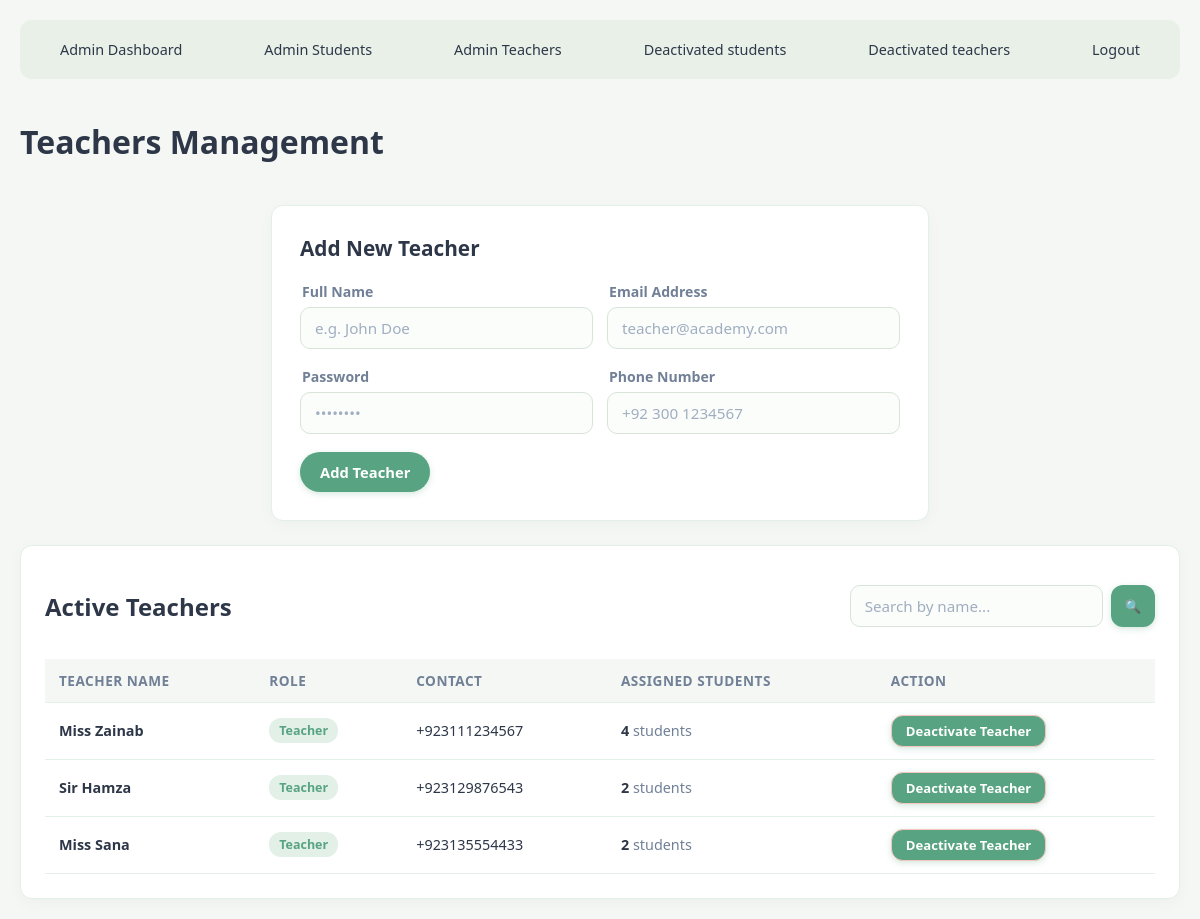
The page /admin/teachers (signed in) on the database its author committed.
### tables this page shows
CREATE TABLE users (
    id INTEGER PRIMARY KEY AUTOINCREMENT,
    full_name TEXT NOT NULL,
    email TEXT UNIQUE NOT NULL,
    password_hash TEXT NOT NULL,
    role TEXT CHECK(role IN ('admin', 'teacher')) NOT NULL DEFAULT 'teacher',
    phone_number TEXT,
    is_active INTEGER DEFAULT 1,
    must_change_password INTEGER DEFAULT 1,
    class_days TEXT,
    class_time TEXT,
    created_at DATETIME DEFAULT CURRENT_TIMESTAMP
);

### app.py (the view)
@app.route("/admin/teachers")
@login_required
@role_required("admin")
def admin_teachers_list():
    search_query = request.args.get("search", "").strip()
    sql = """
        SELECT
            users.id AS teacher_id,
            users.full_name AS teacher_name,
            users.phone_number,
            users.role,
            COUNT(DISTINCT students.id) AS student_count
        FROM users
        LEFT JOIN students
            ON users.id = students.assigned_teacher_id
            AND students.is_active = 1
        WHERE users.role = 'teacher' AND users.is_active = 1
    """
    params = []
    if search_query:
        sql += " AND users.full_name LIKE ?"
        params.append(f"%{search_query}%")
    sql += " GROUP BY users.id"
    rows = db_execute(sql, tuple(params))
    return render_template("admin_teachers_list.html", rows=rows)

### app.py (called while the page is built)
def db_execute(query, params=()):
    conn = sqlite3.connect("academy.db")
    conn.row_factory = sqlite3.Row
    cursor = conn.cursor()
    cursor.execute(query, params)
    if query.strip().upper().startswith("SELECT"):
        results = cursor.fetchall()
    else:
        results = None
        conn.commit()
    conn.close()
    return results

def login_required(f):
    @wraps(f)
    def decorated_function(*args, **kwargs):
        if "user_id" not in session:
            flash("Please log in first.", "danger")
            return redirect(url_for("login"))
        return f(*args, **kwargs)
    return decorated_function

def role_required(required_role):
    def decorator(f):
        @wraps(f)
        def decorated_function(*args, **kwargs):
            if session.get("role") != required_role:
                flash("Unauthorized access.", "danger")
                return redirect(url_for("login"))
            return f(*args, **kwargs)
        return decorated_function
    return decorator

### templates/admin_teachers_list.html
{% extends 'base.html' %}
{% block content %}
<div class="page-header">
    <h1>Teachers Management</h1>
</div>
<div class="form-card" style="max-width: 600px;">
    <h2 class="form-title">Add New Teacher</h2>
    <form action="{{ url_for('admin_create_teacher') }}" method="POST">
        <div class="form-grid-2">
            <div class="form-group">
                <label>Full Name</label>
                <input type="text" name="name" autofocus autocomplete="off" placeholder="e.g. John Doe" required>
            </div>
            <div class="form-group">
                <label>Email Address</label>
                <input type="email" name="email" autocomplete="off" placeholder="teacher@academy.com" required>
            </div>
        </div>
        <div class="form-grid-2">
            <div class="form-group">
                <label>Password</label>
                <input type="password" name="password" autocomplete="off" placeholder="••••••••" required>
            </div>
            <div class="form-group">
                <label>Phone Number</label>
                <input type="text" name="phone_number" autocomplete="off" placeholder="+92 300 1234567" required>
            </div>
        </div>
        <button type="submit" class="btn-primary btn-block">Add Teacher</button>
    </form>
</div>
<div class="table-section-card">
    <div class="table-header-tools">
        <h2>Active Teachers</h2>
        <form action="{{ url_for('admin_teachers_list') }}" method="GET" class="search-form">
            <input type="text" name="search" autocomplete="off" placeholder="Search by name..." value="{{ request.args.get('search', '') }}">
            <button type="submit" class="btn-primary btn-sm">🔍</button>
        </form>
    </div>
    <div class="table-wrapper">
        <table>
            <thead>
                <tr>
                    <th>Teacher Name</th>
                    <th>Role</th>
                    <th>Contact</th>
                    <th>Assigned Students</th>
                    <th>Action</th>
                </tr>
            </thead>
            <tbody>
                {% for row in rows %}
                    <tr>
                        <td><strong>{{ row['teacher_name'] }}</strong></td>
                        <td>
                            <span class="badge badge-active">
                                {{ row['role'] | capitalize }}
                            </span>
                        </td>
                        <td>{{ row['phone_number'] or 'N/A' }}</td>
                        <td>
                            <strong>{{ row['student_count'] }}</strong>
                            <span class="text-muted">student{% if row['student_count'] != 1 %}s{% endif %}</span>
                        </td>
                        <td>
                            <form action="/admin/teachers/deactivate/{{ row['teacher_id'] }}" method="POST" class="inline-form">
                                <button type="submit" class="btn-outline-danger btn-sm">Deactivate Teacher</button>
                            </form>
                        </td>
                    </tr>
                {% else %}
                    <tr>
                        <td colspan="5" style="text-align: center; color: var(--text-muted);">No active teachers found.</td>
                    </tr>
                {% endfor %}
            </tbody>
        </table>
    </div>
</div>
{% endblock %}

### static/style.css (style rules this page uses)
:root { --bg-main: #f4f7f4; --card-bg: #ffffff; --nav-bg: #e8f0e8; --text-main: #2d3748; --text-muted: #718096; --accent: #58a381; --accent-light: #e2f0e8; --border-radius: 12px; }
body { background-color: var(--bg-main); color: var(--text-main); font-family: system-ui, -apple-system, BlinkMacSystemFont, 'Segoe UI', Roboto, sans-serif; margin: 0; padding: 20px; }
.form-card { background-color: var(--card-bg); border-radius: var(--border-radius); padding: 28px; max-width: 480px; margin: 0 auto 24px auto; box-shadow: 0 4px 16px rgba(0, 0, 0, 0.03); border: 1px solid var(--accent-light); }
.form-title { margin-top: 0; margin-bottom: 20px; font-size: 1.3rem; color: var(--text-main); font-weight: 600; }
.form-group { display: flex; flex-direction: column; gap: 6px; margin-bottom: 18px; }
.page-header { display: flex; justify-content: space-between; align-items: center; margin-bottom: 20px; }
.form-grid-2 { display: grid; grid-template-columns: 1fr 1fr; gap: 14px; }
.table-section-card { background-color: var(--card-bg); border-radius: var(--border-radius); padding: 24px; box-shadow: 0 4px 16px rgba(0, 0, 0, 0.03); border: 1px solid var(--accent-light); margin-top: 24px; }
.table-header-tools { display: flex; justify-content: space-between; align-items: center; margin-bottom: 16px; }
.search-form { display: flex; gap: 8px; }
.search-form input { width: 220px; }
.table-wrapper { overflow-x: auto; }
table { width: 100%; border-collapse: collapse; font-size: 0.9rem; }
th, td { padding: 12px 14px; text-align: left; border-bottom: 1px solid var(--accent-light); vertical-align: middle; }
th { background-color: var(--bg-main); color: var(--text-muted); font-weight: 600; font-size: 0.85rem; text-transform: uppercase; letter-spacing: 0.5px; }
.inline-form { display: flex; gap: 4px; margin: 0; }
.text-muted { color: var(--text-muted); }
.badge { display: inline-block; padding: 4px 10px; border-radius: 12px; font-size: 0.78rem; font-weight: 600; }
.badge-paid, .badge-active { background-color: var(--accent-light); color: var(--accent); }
label { font-size: 0.88rem; font-weight: 600; color: var(--text-muted); margin-left: 2px; }
input[type="text"], input[type="email"], input[type="password"], input[type="number"], input[type="date"], select, textarea { width: 100%; padding: 10px 14px; font-size: 0.95rem; color: var(--text-main); background-color: #fbfdfb; border: 1.5px solid #d8e4d8; border-radius: 10px; outline: none; box-sizing: border-box; transition: all 0.2s ease; font-family: inherit; }
::placeholder { color: #a0aec0; }
button, .btn { display: inline-flex; align-items: center; justify-content: center; font-family: inherit; font-size: 0.92rem; font-weight: 600; padding: 10px 20px; border-radius: 20px; border: none; cursor: pointer; transition: all 0.2s ease; text-decoration: none; }
.btn-primary, button[type="submit"] { background-color: var(--accent); color: #ffffff; box-shadow: 0 2px 6px rgba(88, 163, 129, 0.25); }
.btn-sm { padding: 6px 14px; font-size: 0.82rem; border-radius: 12px; }
.btn-outline-danger { background-color: #fce8e6; color: #c5221f; border: 1px solid #f7c5c0; }

### rows shown on the page
users: teacher_name "Miss Zainab", role "Teacher", phone_number "+923111234567", student_count "4"
users: teacher_name "Sir Hamza", role "Teacher", phone_number "+923129876543", student_count "2"
users: teacher_name "Miss Sana", role "Teacher", phone_number "+923135554433", student_count "2"
